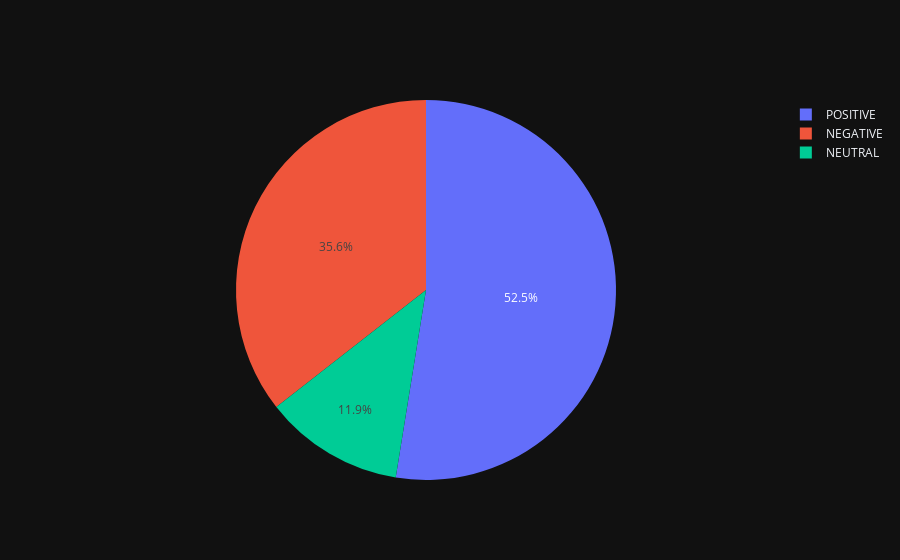

The notebook cell this image was saved under:
### Code cell
fig = go.Figure(data=[go.Pie(labels=df_pie.index, values=df_pie.values)])

fig.show()

### Figure 1 — Plotly figure (JSON) as saved in the notebook; plotly's stock layout.template omitted (floating-point values rounded to 4 significant figures)
{"data": [{"labels": ["NEGATIVE", "NEUTRAL", "POSITIVE"], "values": [1319, 441, 1949], "type": "pie"}], "layout": {}}
